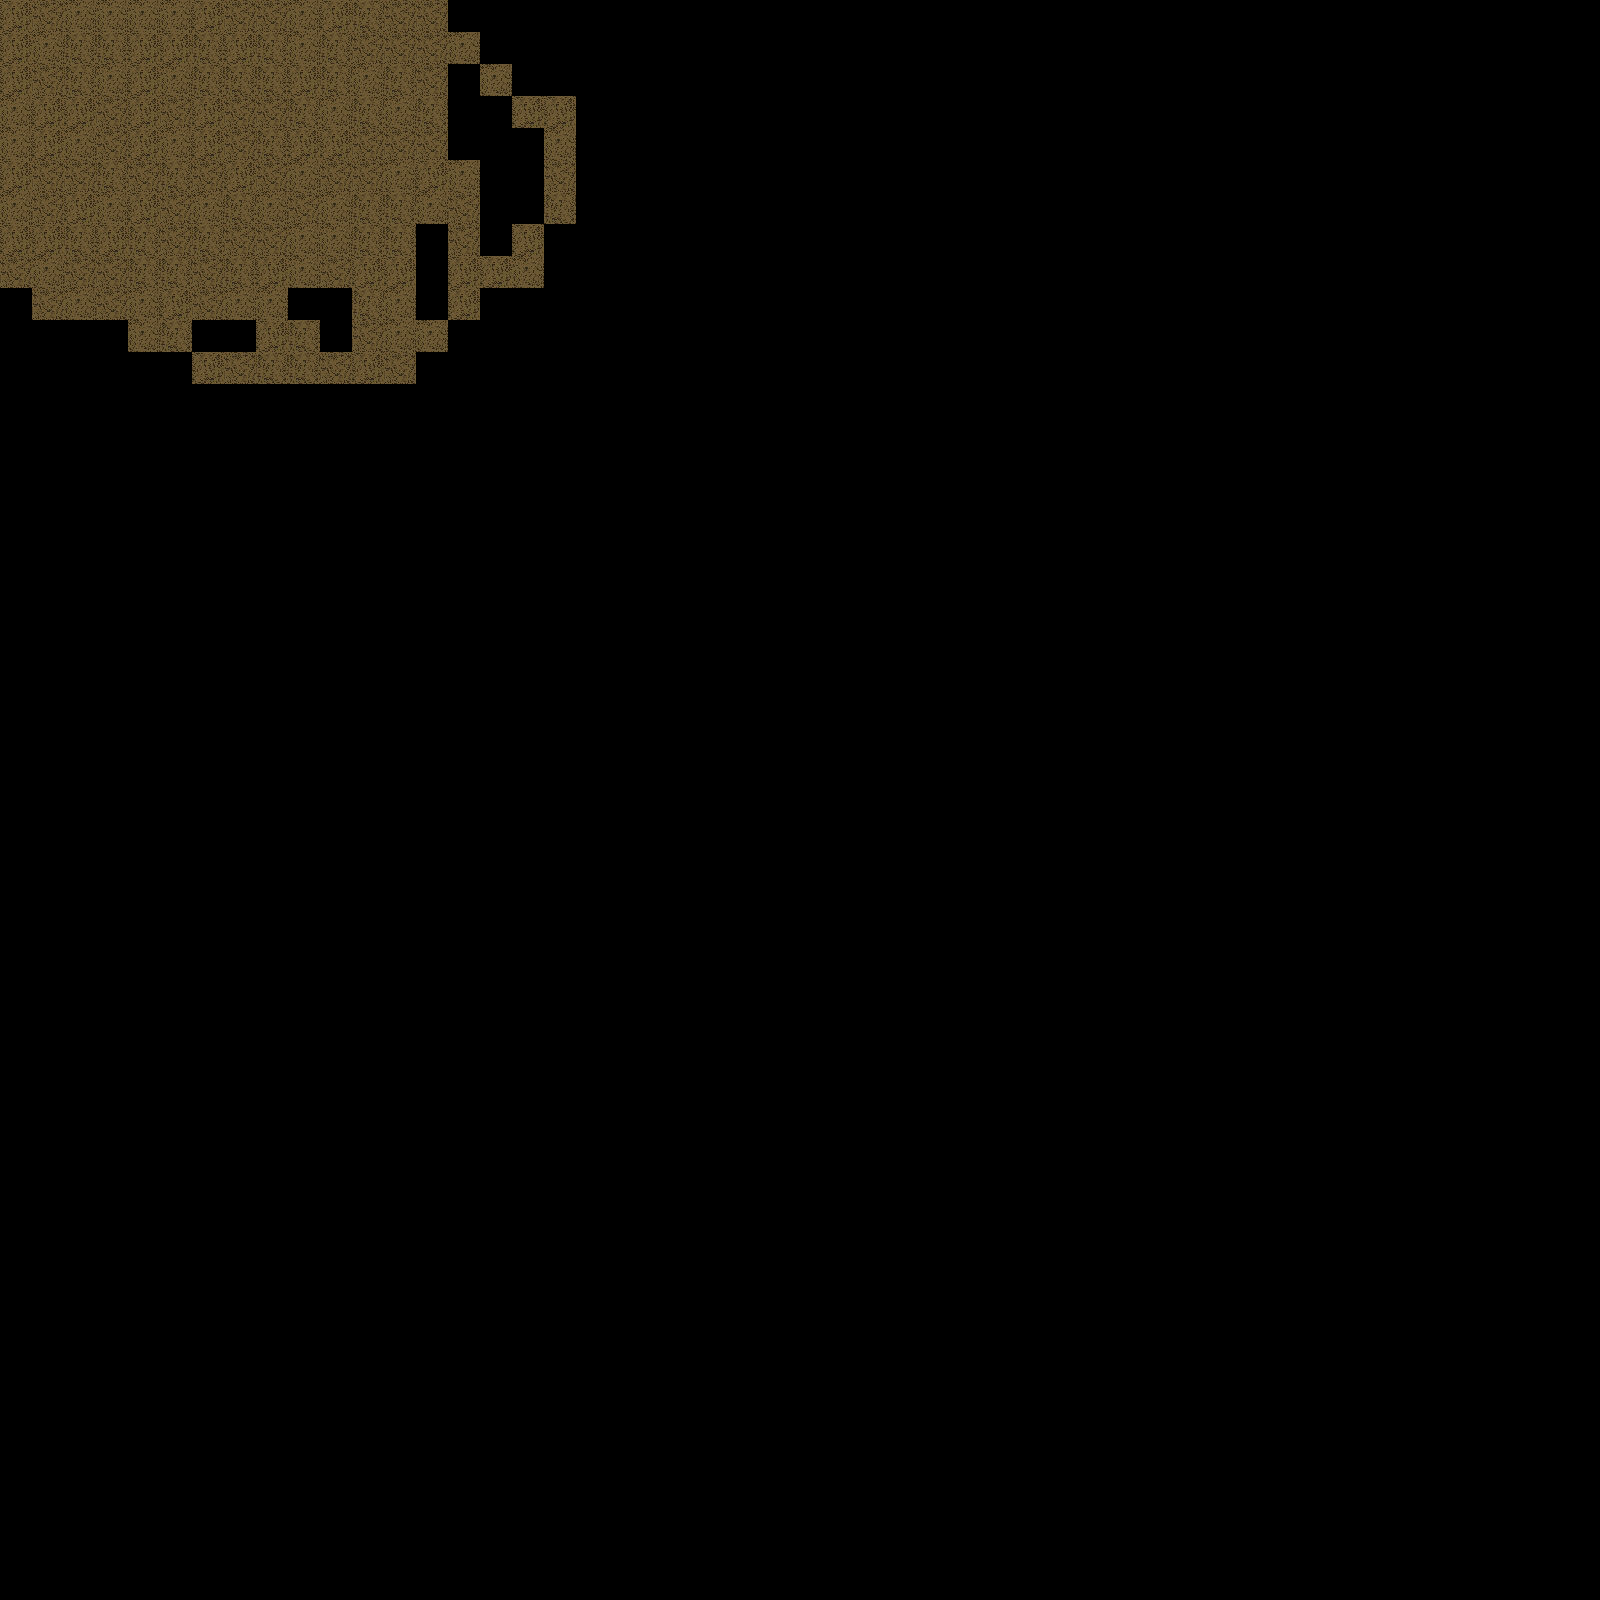

The image is a tile-based game level rendered from a .tmx file. Its description and complete source (layers, tilesets, objects, tile grids) follow:
An orthogonal 50x50 tile map with 32x32 px tiles, 1 tile layer (Tile Layer 1).

<map version="1.0" orientation="orthogonal" renderorder="right-down" width="50" height="50" tilewidth="32" tileheight="32" nextobjectid="1">
 <tileset firstgid="1" name="dirt" tilewidth="32" tileheight="32" tilecount="16">
  <image source="Critter-Keeper/res/dirt2.png" width="128" height="128" />
 </tileset>
 <layer name="Tile Layer 1" width="50" height="50">
  <data encoding="csv">
2,1,3,3,3,3,2,1,1,3,2,4,1,1,0,0,0,0,0,0,0,0,0,0,0,0,0,0,0,0,0,0,0,0,0,0,0,0,0,0,0,0,0,0,0,0,0,0,0,0,
2,3,4,4,2,2,4,2,4,3,4,1,1,1,3,0,0,0,0,0,0,0,0,0,0,0,0,0,0,0,0,0,0,0,0,0,0,0,0,0,0,0,0,0,0,0,0,0,0,0,
2,1,4,3,2,3,4,4,4,2,4,3,4,1,0,3,0,0,0,0,0,0,0,0,0,0,0,0,0,0,0,0,0,0,0,0,0,0,0,0,0,0,0,0,0,0,0,0,0,0,
3,2,2,1,2,1,2,1,1,4,3,4,3,4,0,0,2,2,0,0,0,0,0,0,0,0,0,0,0,0,0,0,0,0,0,0,0,0,0,0,0,0,0,0,0,0,0,0,0,0,
3,2,3,1,2,3,2,1,4,2,2,1,1,1,0,0,0,3,0,0,0,0,0,0,0,0,0,0,0,0,0,0,0,0,0,0,0,0,0,0,0,0,0,0,0,0,0,0,0,0,
2,1,1,4,1,4,1,2,1,3,1,1,3,2,3,0,0,1,0,0,0,0,0,0,0,0,0,0,0,0,0,0,0,0,0,0,0,0,0,0,0,0,0,0,0,0,0,0,0,0,
3,1,2,3,2,1,3,4,3,1,3,4,4,3,1,0,0,4,0,0,0,0,0,0,0,0,0,0,0,0,0,0,0,0,0,0,0,0,0,0,0,0,0,0,0,0,0,0,0,0,
2,2,4,2,4,1,4,1,1,3,3,4,4,0,1,0,2,0,0,0,0,0,0,0,0,0,0,0,0,0,0,0,0,0,0,0,0,0,0,0,0,0,0,0,0,0,0,0,0,0,
1,3,1,1,4,4,1,4,2,3,1,2,2,0,2,2,3,0,0,0,0,0,0,0,0,0,0,0,0,0,0,0,0,0,0,0,0,0,0,0,0,0,0,0,0,0,0,0,0,0,
0,1,3,1,3,2,1,3,3,0,0,4,3,0,2,0,0,0,0,0,0,0,0,0,0,0,0,0,0,0,0,0,0,0,0,0,0,0,0,0,0,0,0,0,0,0,0,0,0,0,
0,0,0,0,3,4,0,0,2,4,0,1,3,3,0,0,0,0,0,0,0,0,0,0,0,0,0,0,0,0,0,0,0,0,0,0,0,0,0,0,0,0,0,0,0,0,0,0,0,0,
0,0,0,0,0,0,2,1,4,4,1,2,1,0,0,0,0,0,0,0,0,0,0,0,0,0,0,0,0,0,0,0,0,0,0,0,0,0,0,0,0,0,0,0,0,0,0,0,0,0,
0,0,0,0,0,0,0,0,0,0,0,0,0,0,0,0,0,0,0,0,0,0,0,0,0,0,0,0,0,0,0,0,0,0,0,0,0,0,0,0,0,0,0,0,0,0,0,0,0,0,
0,0,0,0,0,0,0,0,0,0,0,0,0,0,0,0,0,0,0,0,0,0,0,0,0,0,0,0,0,0,0,0,0,0,0,0,0,0,0,0,0,0,0,0,0,0,0,0,0,0,
0,0,0,0,0,0,0,0,0,0,0,0,0,0,0,0,0,0,0,0,0,0,0,0,0,0,0,0,0,0,0,0,0,0,0,0,0,0,0,0,0,0,0,0,0,0,0,0,0,0,
0,0,0,0,0,0,0,0,0,0,0,0,0,0,0,0,0,0,0,0,0,0,0,0,0,0,0,0,0,0,0,0,0,0,0,0,0,0,0,0,0,0,0,0,0,0,0,0,0,0,
0,0,0,0,0,0,0,0,0,0,0,0,0,0,0,0,0,0,0,0,0,0,0,0,0,0,0,0,0,0,0,0,0,0,0,0,0,0,0,0,0,0,0,0,0,0,0,0,0,0,
0,0,0,0,0,0,0,0,0,0,0,0,0,0,0,0,0,0,0,0,0,0,0,0,0,0,0,0,0,0,0,0,0,0,0,0,0,0,0,0,0,0,0,0,0,0,0,0,0,0,
0,0,0,0,0,0,0,0,0,0,0,0,0,0,0,0,0,0,0,0,0,0,0,0,0,0,0,0,0,0,0,0,0,0,0,0,0,0,0,0,0,0,0,0,0,0,0,0,0,0,
0,0,0,0,0,0,0,0,0,0,0,0,0,0,0,0,0,0,0,0,0,0,0,0,0,0,0,0,0,0,0,0,0,0,0,0,0,0,0,0,0,0,0,0,0,0,0,0,0,0,
0,0,0,0,0,0,0,0,0,0,0,0,0,0,0,0,0,0,0,0,0,0,0,0,0,0,0,0,0,0,0,0,0,0,0,0,0,0,0,0,0,0,0,0,0,0,0,0,0,0,
0,0,0,0,0,0,0,0,0,0,0,0,0,0,0,0,0,0,0,0,0,0,0,0,0,0,0,0,0,0,0,0,0,0,0,0,0,0,0,0,0,0,0,0,0,0,0,0,0,0,
0,0,0,0,0,0,0,0,0,0,0,0,0,0,0,0,0,0,0,0,0,0,0,0,0,0,0,0,0,0,0,0,0,0,0,0,0,0,0,0,0,0,0,0,0,0,0,0,0,0,
0,0,0,0,0,0,0,0,0,0,0,0,0,0,0,0,0,0,0,0,0,0,0,0,0,0,0,0,0,0,0,0,0,0,0,0,0,0,0,0,0,0,0,0,0,0,0,0,0,0,
0,0,0,0,0,0,0,0,0,0,0,0,0,0,0,0,0,0,0,0,0,0,0,0,0,0,0,0,0,0,0,0,0,0,0,0,0,0,0,0,0,0,0,0,0,0,0,0,0,0,
0,0,0,0,0,0,0,0,0,0,0,0,0,0,0,0,0,0,0,0,0,0,0,0,0,0,0,0,0,0,0,0,0,0,0,0,0,0,0,0,0,0,0,0,0,0,0,0,0,0,
0,0,0,0,0,0,0,0,0,0,0,0,0,0,0,0,0,0,0,0,0,0,0,0,0,0,0,0,0,0,0,0,0,0,0,0,0,0,0,0,0,0,0,0,0,0,0,0,0,0,
0,0,0,0,0,0,0,0,0,0,0,0,0,0,0,0,0,0,0,0,0,0,0,0,0,0,0,0,0,0,0,0,0,0,0,0,0,0,0,0,0,0,0,0,0,0,0,0,0,0,
0,0,0,0,0,0,0,0,0,0,0,0,0,0,0,0,0,0,0,0,0,0,0,0,0,0,0,0,0,0,0,0,0,0,0,0,0,0,0,0,0,0,0,0,0,0,0,0,0,0,
0,0,0,0,0,0,0,0,0,0,0,0,0,0,0,0,0,0,0,0,0,0,0,0,0,0,0,0,0,0,0,0,0,0,0,0,0,0,0,0,0,0,0,0,0,0,0,0,0,0,
0,0,0,0,0,0,0,0,0,0,0,0,0,0,0,0,0,0,0,0,0,0,0,0,0,0,0,0,0,0,0,0,0,0,0,0,0,0,0,0,0,0,0,0,0,0,0,0,0,0,
0,0,0,0,0,0,0,0,0,0,0,0,0,0,0,0,0,0,0,0,0,0,0,0,0,0,0,0,0,0,0,0,0,0,0,0,0,0,0,0,0,0,0,0,0,0,0,0,0,0,
0,0,0,0,0,0,0,0,0,0,0,0,0,0,0,0,0,0,0,0,0,0,0,0,0,0,0,0,0,0,0,0,0,0,0,0,0,0,0,0,0,0,0,0,0,0,0,0,0,0,
0,0,0,0,0,0,0,0,0,0,0,0,0,0,0,0,0,0,0,0,0,0,0,0,0,0,0,0,0,0,0,0,0,0,0,0,0,0,0,0,0,0,0,0,0,0,0,0,0,0,
0,0,0,0,0,0,0,0,0,0,0,0,0,0,0,0,0,0,0,0,0,0,0,0,0,0,0,0,0,0,0,0,0,0,0,0,0,0,0,0,0,0,0,0,0,0,0,0,0,0,
0,0,0,0,0,0,0,0,0,0,0,0,0,0,0,0,0,0,0,0,0,0,0,0,0,0,0,0,0,0,0,0,0,0,0,0,0,0,0,0,0,0,0,0,0,0,0,0,0,0,
0,0,0,0,0,0,0,0,0,0,0,0,0,0,0,0,0,0,0,0,0,0,0,0,0,0,0,0,0,0,0,0,0,0,0,0,0,0,0,0,0,0,0,0,0,0,0,0,0,0,
0,0,0,0,0,0,0,0,0,0,0,0,0,0,0,0,0,0,0,0,0,0,0,0,0,0,0,0,0,0,0,0,0,0,0,0,0,0,0,0,0,0,0,0,0,0,0,0,0,0,
0,0,0,0,0,0,0,0,0,0,0,0,0,0,0,0,0,0,0,0,0,0,0,0,0,0,0,0,0,0,0,0,0,0,0,0,0,0,0,0,0,0,0,0,0,0,0,0,0,0,
0,0,0,0,0,0,0,0,0,0,0,0,0,0,0,0,0,0,0,0,0,0,0,0,0,0,0,0,0,0,0,0,0,0,0,0,0,0,0,0,0,0,0,0,0,0,0,0,0,0,
0,0,0,0,0,0,0,0,0,0,0,0,0,0,0,0,0,0,0,0,0,0,0,0,0,0,0,0,0,0,0,0,0,0,0,0,0,0,0,0,0,0,0,0,0,0,0,0,0,0,
0,0,0,0,0,0,0,0,0,0,0,0,0,0,0,0,0,0,0,0,0,0,0,0,0,0,0,0,0,0,0,0,0,0,0,0,0,0,0,0,0,0,0,0,0,0,0,0,0,0,
0,0,0,0,0,0,0,0,0,0,0,0,0,0,0,0,0,0,0,0,0,0,0,0,0,0,0,0,0,0,0,0,0,0,0,0,0,0,0,0,0,0,0,0,0,0,0,0,0,0,
0,0,0,0,0,0,0,0,0,0,0,0,0,0,0,0,0,0,0,0,0,0,0,0,0,0,0,0,0,0,0,0,0,0,0,0,0,0,0,0,0,0,0,0,0,0,0,0,0,0,
0,0,0,0,0,0,0,0,0,0,0,0,0,0,0,0,0,0,0,0,0,0,0,0,0,0,0,0,0,0,0,0,0,0,0,0,0,0,0,0,0,0,0,0,0,0,0,0,0,0,
0,0,0,0,0,0,0,0,0,0,0,0,0,0,0,0,0,0,0,0,0,0,0,0,0,0,0,0,0,0,0,0,0,0,0,0,0,0,0,0,0,0,0,0,0,0,0,0,0,0,
0,0,0,0,0,0,0,0,0,0,0,0,0,0,0,0,0,0,0,0,0,0,0,0,0,0,0,0,0,0,0,0,0,0,0,0,0,0,0,0,0,0,0,0,0,0,0,0,0,0,
0,0,0,0,0,0,0,0,0,0,0,0,0,0,0,0,0,0,0,0,0,0,0,0,0,0,0,0,0,0,0,0,0,0,0,0,0,0,0,0,0,0,0,0,0,0,0,0,0,0,
0,0,0,0,0,0,0,0,0,0,0,0,0,0,0,0,0,0,0,0,0,0,0,0,0,0,0,0,0,0,0,0,0,0,0,0,0,0,0,0,0,0,0,0,0,0,0,0,0,0,
0,0,0,0,0,0,0,0,0,0,0,0,0,0,0,0,0,0,0,0,0,0,0,0,0,0,0,0,0,0,0,0,0,0,0,0,0,0,0,0,0,0,0,0,0,0,0,0,0,0
</data>
 </layer>
</map>
